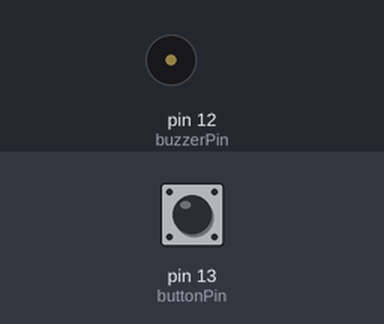
Bench run of a sketch on a simulated Arduino Uno, built with avr-gcc and run on an emulated ATmega328P. Shown: buzzer (waves = sounding). Inputs (shaded band) come from the test bench; at power-on: pin 13 (buttonPin) HIGH.

Above: at 1.2 s.
1.3 s: pin 13 (buttonPin) pulled LOW for 0.15 s
At 8.2 s:
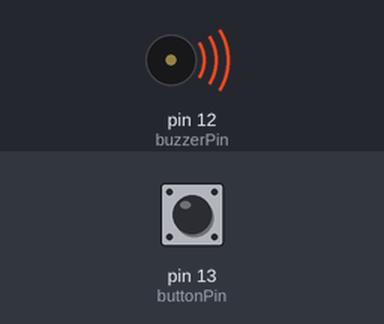
Timing chart, 0 to 10.3 s (numbered marks = the images above; inputs shaded):
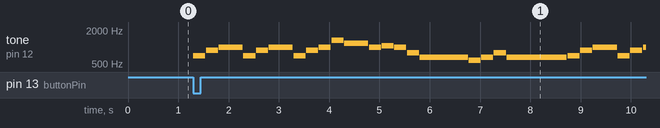

Measured:
- after the input at 1.3 s, tone on pin 12 (buzzerPin): plays 698 Hz for 0.24 s, 880 Hz for 0.24 s, 988 Hz for 0.48 s, 698 Hz for 0.24 s, 880 Hz for 0.24 s, 988 Hz for 0.48 s … (26 notes in this stretch), starting at once

The sketch:

lost_woods.ino
```cpp
//Initialize buzzer, button
const int buzzerPin = 12;
const int buttonPin = 13;

// Length must equal the total number of notes and spaces
const int songLength = 88;

// I directly input the frequencies that need to be played
// Alternatively, you could set each frequency to a particular note
// 0 represent rests
int notes[] = {698,880,988,698,880,988,698,880,988,1319,1175,988,1047,988,784,659,587,659,784,659,
698,880,988,698,880,988,698,880,988,1319,1175,988,1047,1319,988,784,988,784,587,659,
587,659,698,784,880,988,1047,988,659,698,784,880,988,1047,1175,1319,1397,1568,
587,659,698,784,880,988,1047,988,659,
784,698,880,784,988,880,1047,988,1175,1047,1319,1175,1397,1319,1319,1397,1175,1319,
0,0,0
};

// Beats is an array values for each note and rest.
// A "1" represents a quarter-note, 2 a half-note, etc.
// Rests need a length as well.
int beats[] = {2,2,4,2,2,4,2,2,2,2,4,2,2,2,2,8,2,2,2,10,
2,2,4,2,2,4,2,2,2,2,4,2,2,2,2,8,2,2,2,10,
2,2,4,2,2,4,2,2,8,2,2,4,2,2,4,2,2,8,
2,2,4,2,2,4,2,2,8,
2,2,2,2,2,2,2,2,2,2,2,2,2,2,1,1,2,6,
4,2,2
};

// To make the song play faster, decrease this value.
int tempo = 120;

void setup()  {
  pinMode(buzzerPin, OUTPUT);
  pinMode(buttonPin, INPUT_PULLUP);
}

void loop()
{
  //Loop through the array
  int i, duration;
  int pressed = !digitalRead(buttonPin);

  if (pressed) {
    for (i = 0; i < songLength; i++) {
      duration = beats[i] * tempo;  // length of note/rest in ms
      //If rest, then pause for specified time
      if (notes[i] == 0) {
        delay(duration);
      }
      //Else, play note for specified time
      else {
        tone(buzzerPin, notes[i], duration);
        delay(duration);
      }
      //Brief pause between notes
      delay(tempo/10);
    }
  }
}
```
